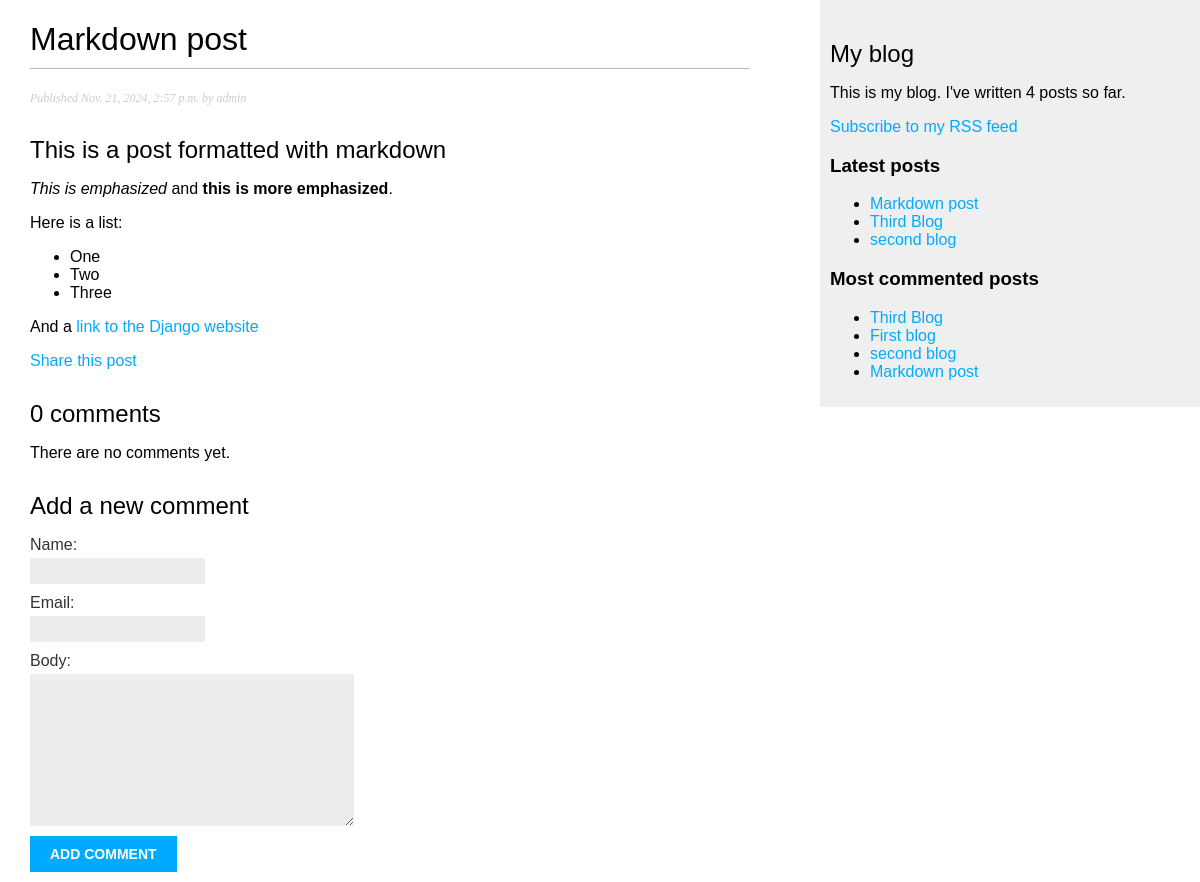
Screenshot of /blog/2024/11/21/markdown-post/ with the database file from the repository.
### blog/models.py (models this page shows, shortened)
class Post(models.Model):
    STATUS_CHOICES = (
        ("draft", "Draft"),
        ("published", "Published"),
    )
    title = models.CharField(max_length=250)
    slug = models.SlugField(max_length=250, unique_for_date="publish")
    author = models.ForeignKey(
        User, on_delete=models.CASCADE, related_name="blog_posts"
    )
    body = models.TextField()
    publish = models.DateTimeField(default=timezone.now)
    created = models.DateTimeField(auto_now_add=True)
    updated = models.DateTimeField(auto_now=True)
    status = models.CharField(max_length=10, choices=STATUS_CHOICES, default="draft")
    objects = models.Manager()  # The default Manager
    published = PublishedManager()  # The Custom Manager
    tags = TaggableManager()
    class Meta:
        ordering = ("-publish",)
    def get_absolute_url(self):
        return reverse(
            "blog:post_detail",
            args=[self.publish.year, self.publish.month, self.publish.day, self.slug],
        )

### blog/views.py (the view)
def post_detail(request, year, month, day, post):
    post = get_object_or_404(
        Post,
        slug=post,
        status="published",
        publish__year=year,
        publish__month=month,
        publish__day=day,
    )
    comments = post.comments.filter(active=True)
    new_comment = None
    if request.method == "POST":
        comment_form = CommentForm(data=request.POST)
        if comment_form.is_valid():
            new_comment = comment_form.save(commit=False)
            new_comment.post = post
            new_comment.save()
    else:
        comment_form = CommentForm()
    return render(
        request,
        "blog/post/detail.html",
        {
            "post": post,
            "comments": comments,
            "new_comment": new_comment,
            "comment_form": comment_form,
        },
    )

### blog/forms.py
class CommentForm(forms.ModelForm):
    class Meta:
        model = Comment
        fields = ("name", "email", "body")

### blog/models.py (called while the page is built)
    def get_queryset(self):
        return super(PublishedManager, self).get_queryset().filter(status="published")

### blog/templatetags/blog_tags.py (called while the page is built)
@register.simple_tag
def total_posts():
    return Post.published.count()

@register.inclusion_tag("blog/post/latest_posts.html")
def show_latest_posts(count=5):
    latest_posts = Post.published.order_by("-publish")[:count]
    return {"latest_posts": latest_posts}

@register.simple_tag
def get_most_commented_posts(count=5):
    return Post.published.annotate(total_comments=Count("comments")).order_by(
        "-total_comments"
    )[:count]

@register.filter(name="markdown")
def markdown_format(text):
    return mark_safe(markdown.markdown(text))

### blog/templates/blog/post/detail.html (shortened to what this page needs)
{% extends "blog/base.html" %}
{% load blog_tags %}
{% block content %}
  <h1>{{ post.title }}</h1>
  <p class="date">
  Published {{ post.publish }} by {{ post.author }}
  </p>
  {{ post.body|markdown }}
  <p>
    <a href="{% url "blog:post_share" post.id %}">
    Share this post
    </a>
  </p>
  {% with comments.count as total_comments %}
    <h2>
      {{ total_comments }} comment{{ total_comments|pluralize }}
    </h2>
  {% endwith %}
  {% for comment in comments %}
    <div class="comment">
      <p class="info">
        Comment {{ forloop.counter }} by {{ comment.name }}
        {{ comment.created }}
      </p>
      {{ comment.body|linebreaks }}
    </div>
  {% empty %}
    <p>There are no comments yet.</p>
  {% endfor %}
  {% if new_comment %}
    <h2>Your comment has been added.</h2>
  {% else %}
    <h2>Add a new comment</h2>
    <form method="post">
      {{ comment_form.as_p }}
      <p><input type="submit" value="Add comment"></p>
    </form>
  {% endif %}
{% endblock %}

### blog/templates/blog/base.html (shortened to what this page needs)
{% load blog_tags%}
{% load static %}
<!DOCTYPE html>
<html>
  <head>
    <link href="{% static "css/blog.css" %}" rel="stylesheet">
  </head>
  <body>
    <div id="content">{% block content %} {% endblock %}</div>
    <div id="sidebar">
      <h2>My blog</h2>
      <p>This is my blog. I've written {% total_posts %} posts so far.</p>
      <p>
        <a href="{% url "blog:post_feed" %}">Subscribe to my RSS feed</a>
      </p>
      <h3>Latest posts</h3>
      {% show_latest_posts 3 %}
      <h3>Most commented posts</h3>
      {% get_most_commented_posts as most_commented_posts %}
      <ul>
        {% for post in most_commented_posts %}
      <li>
      <a href="{{ post.get_absolute_url }}">{{ post.title }}</a>
      </li>
        {% endfor %}
      </ul>
    </div>
  </body>
</html>

### blog/templates/blog/post/latest_posts.html
<ul>
  {% for post in latest_posts %}
    <li>
      <a href="{{ post.get_absolute_url }}">{{ post.title }}</a>
    </li>
  {% endfor %}
</ul>

### blog/static/css/blog.css (style rules this page uses)
body { margin: 0; padding: 0; font-family: helvetica, sans-serif; }
a { color: #00abff; text-decoration: none; }
h1 { font-weight: normal; border-bottom: 1px solid #bbb; padding: 0 0 10px 0; }
h2 { font-weight: normal; margin: 30px 0 0; }
#content { float: left; width: 60%; padding: 0 0 0 30px; }
#sidebar { float: right; width: 30%; padding: 10px; background: #efefef; height: 100%; }
p.date { color: #ccc; font-family: georgia, serif; font-size: 12px; font-style: italic; }
label { float: left; clear: both; color: #333; margin-bottom: 4px; }
input, textarea { clear: both; float: left; margin: 0 0 10px; background: #ededed; border: 0; padding: 6px 10px; font-size: 12px; }
input[type=submit] { font-weight: bold; background: #00abff; color: #fff; padding: 10px 20px; font-size: 14px; text-transform: uppercase; }

### rows the page displays
Post: title "Markdown post", publish "Nov. 21, 2024, 2:57 p.m.", author "admin", body "This is a post formatted with markdown This is emphasized and this is more emphasized . Here is a list: One Two Three And a link to the Django website"
Post: title "Third Blog"
Post: title "second blog"
Post: title "First blog"

### other values shown
{{ total_comments }} "0"
